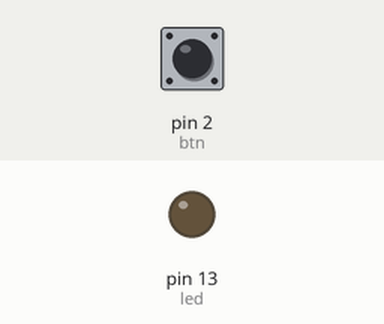
Simulated run of this program. Board: MicroPython board. Shown: output pins drawn as LEDs (lit = HIGH). The test bench sets the inputs (shaded band); at power-on: pin 2 (btn) HIGH.

Above: at 1.2 s.
1.3 s: pin 2 (btn) pulled LOW for 0.15 s
At 1.9 s:
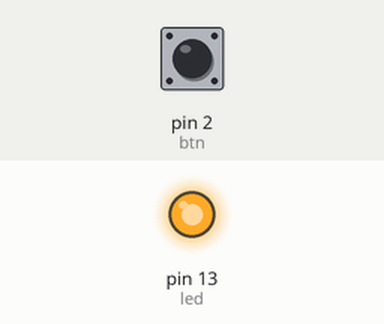
2.9 s: pin 2 (btn) pulled LOW for 1 s
At 4.3 s:
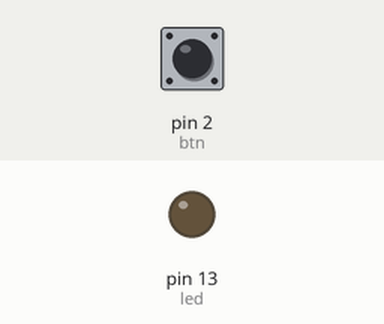
5.4 s: pin 2 (btn) pulled LOW for 3.2 s
At 6.2 s:
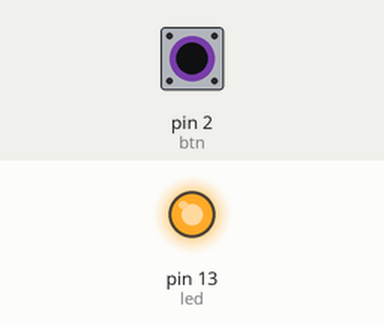
Timing chart, 0 to 8.4 s (numbered marks = the images above; inputs shaded):
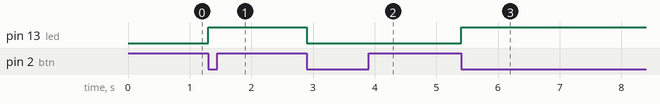

Measured:
- after the input at 1.3 s, pin 13 (led): LOW → HIGH at once
- after the input at 2.9 s, pin 13 (led): HIGH → LOW at once
- after the input at 5.4 s, pin 13 (led): LOW → HIGH at once

The program:

main.py
```python
from machine import Pin
import time

btn = Pin(2, Pin.IN, Pin.PULL_UP)   # підтяжка до плюса: спокій = HIGH
led = Pin(13, Pin.OUT)

led_on = False          # поточний стан світлодіода
prev = 1                # попередній рівень піна (1 = відпущено)

while True:
    now = btn.value()                   # 0 = натиснуто, 1 = відпущено
    if prev == 1 and now == 0:          # спіймали перехід «відпущено → натиснуто»
        led_on = not led_on             # перемкнули стан на фронті натиску
        led.value(led_on)
        time.sleep_ms(20)               # груба пауза, щоб проскочити брязкіт
    prev = now
```
